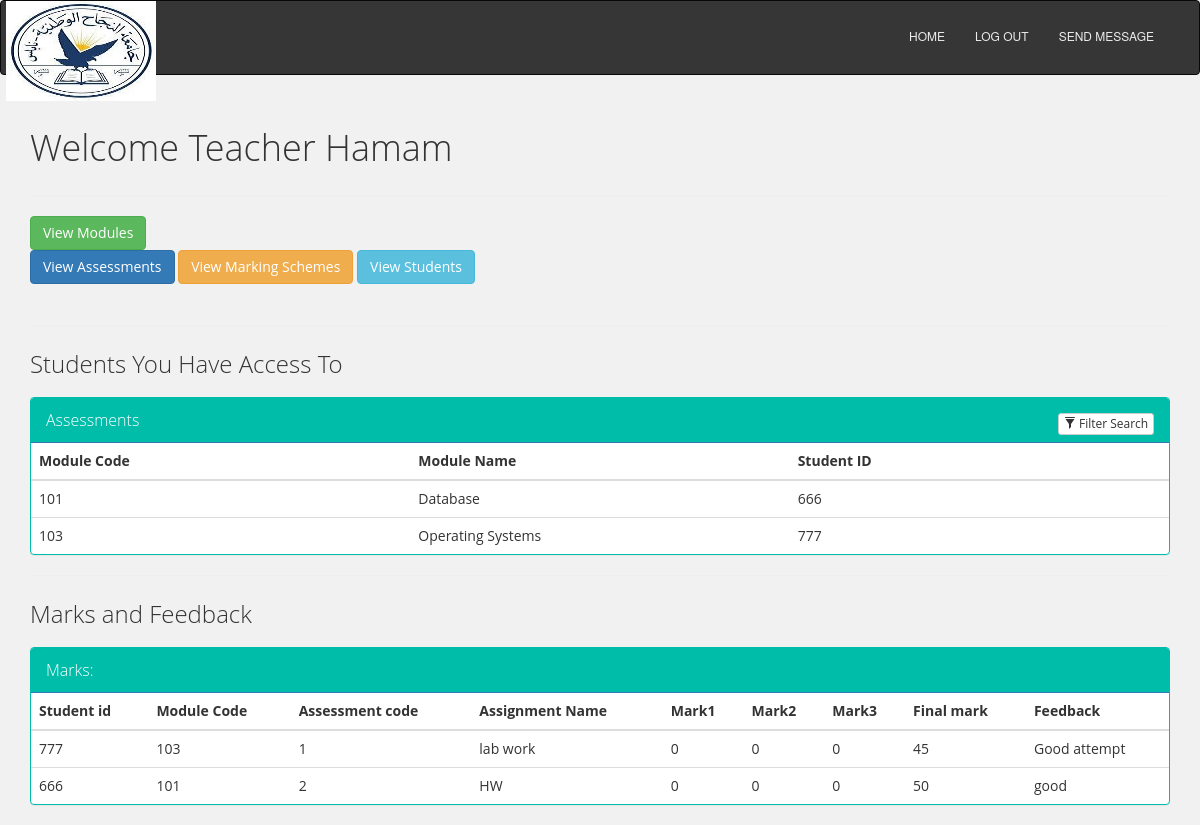
The app's page /home/lecturerHome.php (signed in) with its own data.
### tables this page shows
CREATE TABLE `users` (
  `id` varchar(8) NOT NULL,
  `name` varchar(25) NOT NULL,
  `surname` varchar(25) NOT NULL,
  `email` varchar(100) NOT NULL,
  `username` varchar(10) NOT NULL,
  `password` varchar(10) NOT NULL,
  `rank` varchar(15) NOT NULL,
  `level` int(1) NOT NULL
);

CREATE TABLE `lecturers` (
  `id` int(5) NOT NULL,
  `lecturer_id` varchar(9) NOT NULL,
  `student_id` varchar(9) NOT NULL,
  `module_code` varchar(9) NOT NULL,
  `module_name` varchar(50) NOT NULL
);

CREATE TABLE `marks` (
  `mark_id` int(9) NOT NULL,
  `module_code` varchar(9) NOT NULL,
  `assessment_code` varchar(9) NOT NULL,
  `sub_assessment` varchar(50) NOT NULL,
  `student_id` varchar(9) NOT NULL,
  `mark1` int(11) NOT NULL,
  `mark2` int(11) NOT NULL,
  `mark3` int(11) NOT NULL,
  `final_mark` int(5) NOT NULL,
  `engagement` varchar(20) NOT NULL,
  `feedback` varchar(255) NOT NULL
);

### home/lecturerHome.php (the view, shortened to what this page needs)
<!DOCTYPE html>
<html>
	<?php
		include "../includes/lecturer-navbar.php";
		include "../db_handler.php";
	?>
	<head>
		<link rel="stylesheet" href="https://maxcdn.bootstrapcdn.com/bootstrap/3.3.7/css/bootstrap.min.css">
		<link rel="stylesheet" href="css/style.css?<?php echo time(); ?> /">
		<link rel="stylesheet" href="css/style1.css?<?php echo time(); ?> /">
		<link rel="stylesheet" href="css/tile.css?<?php echo time(); ?> /">
	</head>
	<body>
		<div class="container">
			<div class="wrapper">
			<h1>Welcome
			<?php
				$user = $_SESSION['id'];
				$sql = "SELECT * FROM users WHERE username = '$user'";
				$result = mysqli_query($conn, $sql) or die(mysqli_error($conn));
		        while($row = mysqli_fetch_array($result)) {
		        	$name = $row['name'];
					echo " "." Teacher " . $name  ;
				}
			?>
		</h1>
		<hr>
			<div>
				<button type="button" class="btn btn-success"><a href="../lecturer/view-modules.php">View Modules</a></button>
				<?php
					$leader = $_SESSION['id'];
                     $select = "SELECT id FROM users WHERE username = '$leader'";
                     $res = mysqli_query($conn, $select);
                     while($getting = mysqli_fetch_array($res))
                     {
                        $leaderid = $getting['id'];
                     }
                     $query = "
                          SELECT DISTINCT module_code, module_name, description, assessment1, assessment2, assessment3 FROM module WHERE module_leader = '$leaderid' ORDER BY module_code asc
                         ";
            	?>
                <form method="post">
				<button type="submit" class="btn btn-primary"><a href="../lecturer/view-assessments.php">View Assessments</a></button>
				<button type="submit" class="btn btn-warning"><a href="../lecturer/view-marking-schemes.php">View Marking Schemes</a></button>
				<button type="submit" class="btn btn-info"><a href="../lecturer/view-students.php">View Students</a></button>
            </div>
		<br>
		<hr>
			<div>
				<h3>Students You Have Access To</h3>
				<div class="panel panel-primary filterable" style="border-color: #00bdaa;">
	            <div class="panel-heading" style="background-color: #00bdaa;">
	                <h3 class="panel-title">Assessments</h3>
	                <div class="pull-right">
	                    <button class="btn btn-default btn-xs btn-filter"><span class="glyphicon glyphicon-filter"></span> Filter Search</button>
	                </div>
	            </div>
	            <table class="table">
	                <thead>
	                    <tr class="filters">
	                        <th><input type="text" class="form-control" placeholder="Module Code" disabled></th>
	                        <th><input type="text" class="form-control" placeholder="Module Name" disabled></th>
	                        <th><input type="text" class="form-control" placeholder="Student ID" disabled></th>
	                    </tr>
	                </thead>
	                <tbody>
	                    <?php
	                        $output = '';
	                        if(isset($_POST["query"]))
	                        {
	                         $search = mysqli_real_escape_string($conn, $_POST["query"]);
	                         $query = "
	                          SELECT * FROM lecturers
	                          WHERE module_code LIKE '%".$search."%'
	                          OR module_name LIKE '%".$search."%'
	                          OR student_id LIKE '%".$search."%'
	                         ";
	                        }
	                        else
	                        {
	                         $query = "
	                          SELECT * FROM lecturers where lecturer_id = '$leaderid'
	                         ";
	                        }
	                        $result = mysqli_query($conn, $query);
	                        if(mysqli_num_rows($result) > 0)
	                        {
	                         while($row = mysqli_fetch_array($result))
	                         {
	                        	 $lid = $row["lecturer_id"];
		                          $output .= '
		                           <tr>
		                            <td>'.$row["module_code"].'</td>
		                            <td>'.$row["module_name"].'</td>
		                            <td>'.$row["student_id"].'</td>
		       <!--                     <td>
		                            	<button type="button" class="btn btn-success"><a href="../lecturer/add-single-mark.php?id=' . $lid . '">Add Mark</a></button>
		                            </td> -->
	                              </tr>
		                          ';
	                         }
	                         echo $output;
	                        }
	                    ?>
	                    </tbody>
	                </table>
	            </div>
                <hr>
                <h3>Marks and Feedback</h3>
                <div class="panel panel-primary filterable" style="border-color: #00bdaa;">
                    <div class="panel-heading" style="background-color: #00bdaa;">
                        <h3 class="panel-title">Marks:</h3>
                    </div>
                    <table class="table">
                        <thead>
                        <tr class="filters">
                            <th>Student id</th>
                            <th>Module Code</th>
                            <th>Assessment code</th>
                            <th>Assignment Name</th>
                            <th>Mark1</th>
                            <th>Mark2</th>
                            <th>Mark3</th>
                            <th>Final mark</th>
                            <th>Feedback</th>
                        </tr>
                        </thead>
                        <tbody>
                        <?php
                        $sql = "SELECT module_code, sub_assessment, final_mark, feedback FROM marks";
                        $check = mysqli_query($conn, $sql);
                        $acheck = mysqli_fetch_array($check);
                        $mcode = $acheck['module_code'];
                        $state = "SELECT module_name FROM module WHERE module_code = '$mcode'";
                        $aresult = mysqli_query($conn, $state);
                        $astate = "SELECT `module_code`, `assessment_code`, `sub_assessment`, `student_id`, `mark1`, `mark2`, `mark3`, `final_mark`, `feedback` FROM `marks` WHERE 1";
                        $bresult = mysqli_query($conn, $astate);
                        $output = '';
                        while($row = mysqli_fetch_array($bresult)) {
                            $output .= '
	                    	<tr>
	                    	<td>'.$row["student_id"].'</td>
	                    	     <td>'.$row["module_code"].'</td>
		                    	<td>'.$row["assessment_code"].'</td>
		                    	<td>'.$row["sub_assessment"].'</td>
		                    	<td>'.$row["mark1"].'</td>
		                    	<td>'.$row["mark2"].'</td>
		                    	<td>'.$row["mark3"].'</td>
		                    	<td>'.$row["final_mark"].'</td>
		                    	<td>'.$row["feedback"].'</td>
		                    	</tr>
	                          ';
                            while($arow = mysqli_fetch_array($aresult)) {
                                $output .= '
		                          ';
                            }
                        }
                        echo $output;
                        ?>
                        </tbody>
                    </table>
                </div>
		</div>
	</body>
</html>

### css/style.css (style rules this page uses)
.container { position: relative; z-index: 1; max-width: px; margin: 0 auto; }
.container:before, .container:after { content: ""; display: block; clear: both; }
body { background: white; font-family: "Roboto", sans-serif; -webkit-font-smoothing: antialiased; -moz-osx-font-smoothing: grayscale; margin : 0; padding : 0; height: 100%; }

### css/style1.css (style rules this page uses)
body { font-family: 'Source Sans Pro', 'Helvetica Neue', Arial, sans-serif, Open Sans; font-size: 14px; line-height: 1.42857; height: 350px; padding: 0; margin: 0; background-color: #f1f1f1; }
div { display: block; }
.form-control { height: 50px; box-shadow: 0 1px 4px 0 rgba(0, 0, 0, 0.14); }

### css/tile.css (style rules this page uses)
body { font-family: "Open Sans", "Segoe UI", Frutiger, "Frutiger Linotype", "Dejavu Sans", "Helvetica Neue", Arial, sans-serif; font-size: 14px; line-height: 1.5em; font-weight: 400; }
p, span, a, ul, li, button { font-family: inherit; font-size: inherit; font-weight: inherit; line-height: inherit; }
h1, h2, h3, h4, h5, h6 { font-family: "Open Sans", "Segoe UI", Frutiger, "Frutiger Linotype", "Dejavu Sans", "Helvetica Neue", Arial, sans-serif; line-height: 1.5em; font-weight: 300; }

### includes/lecturer-navbar.php (style rules this page uses)
div { display: block; }

### home/lecturerHome.php (style rules this page uses)
a, a:hover, a:active, a:visited { color: white; }
.filterable { margin-top: 15px; }
.filterable .panel-heading .pull-right { margin-top: -20px; }
.filterable .filters input[disabled] { background-color: transparent; border: none; cursor: auto; box-shadow: none; padding: 0; height: auto; }

### records on screen
users: name "Hamam"
lecturers: module_code "101", module_name "Database", student "666"
lecturers: module_code "103", module_name "Operating Systems", student "777"
marks: student "777", module_code "103", assessment_code "1", sub_assessment "lab work", mark1 "0", mark2 "0", mark3 "0", final_mark "45", feedback "Good attempt"
marks: student "666", module_code "101", assessment_code "2", sub_assessment "HW", mark1 "0", mark2 "0", mark3 "0", final_mark "50", feedback "good"

### other values on screen
$name "HOME"
